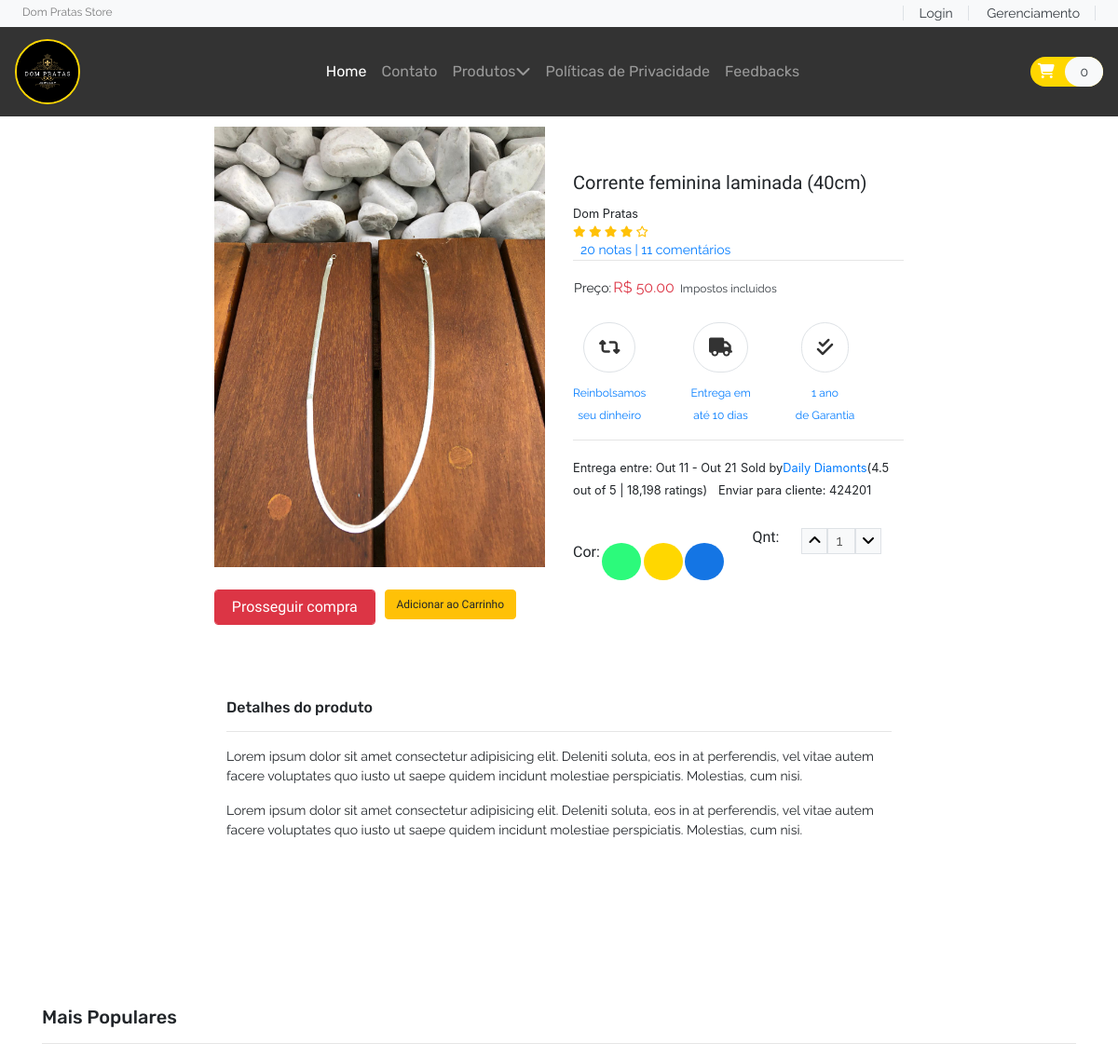
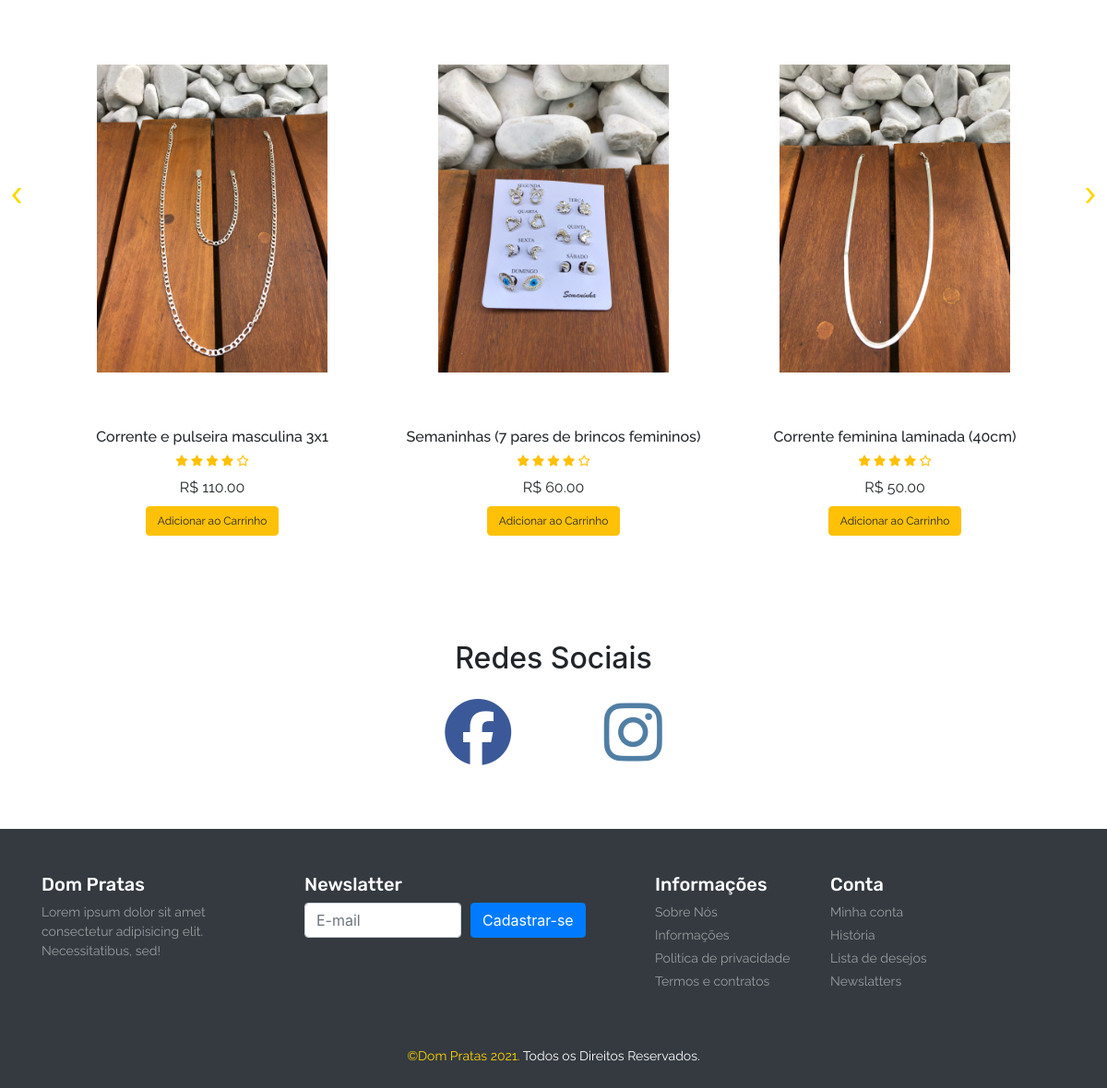
/product.php?item_id=3, run on the app's committed database (2 pictures, top to bottom).
### tables this page shows
CREATE TABLE `product` (
                           `item_id` int(11) NOT NULL,
                           `item_category` varchar(200) NOT NULL,
                           `item_name` varchar(255) NOT NULL,
                           `item_price` double(10,2) NOT NULL,
  `item_image` varchar(255) NOT NULL,
  `item_register` datetime DEFAULT NULL,
  `item_link` varchar(255) NOT NULL,
  `available` varchar(1) NOT NULL
);

### database/DBController.php (called while the page is built, shortened)
<?php
class DBController
{
    protected $host = 'localhost:3306';
    protected $user = 'root';
    protected $password = '';
    protected $database = "dompratass";
    public function __construct()
    {
        $this->con = mysqli_connect($this->host, $this->user, $this->password, $this->database);
    }
}

### functions.php (called while the page is built, shortened)
<?php
require ('database/DBController.php');
require ('database/Product.php');
$db = new DBController();
$product = new Product($db);
$product_shuffle = $product->getData();
$Cart = new Cart($db);

### database/Product.php (called while the page is built, shortened)
<?php
class Product
{
    public $db = null;
    public function __construct(DBController $db)
    {
        $this->db = $db;
    }
    public function getData($table = 'product'){
        $result = $this->db->con->query("SELECT * FROM {$table}");
        $resultArray = array();
        while ($item = mysqli_fetch_array($result, MYSQLI_ASSOC)){
            $resultArray[] = $item;
        }
        return $resultArray;
    }
}
?>

### product.php (called while the page is built)
<?php
include ('header.php');
?>
<?php
include('Template/_products.php');
include('Template/_mais-populares.php');
include('Template/_social-icons.php');
?>
<?php
include('footer.php');
?>

### Template/_mais-populares.php (the view, shortened to what this page needs)
<section id="top-sale">
    <div class="container py-5">
        <h4 class="font-rubik font-size-20">Mais Populares</h4>
        <hr>
        <div class="owl-carousel owl-theme">
            <?php foreach ($product_shuffle as $item){?>
            <div class="item py-2">
                <div class="product font-rale">
                    <a href="<?php printf('%s?item_id=%s', 'product.php', $item['item_id']) ?>"><img src="<?php echo $item['item_image'] ?? './assents/products/produto1.jpeg'; ?>" alt="Corrente e pulseira masculina 3x1" class="img-fluid"></a>
                    <div class="text-center">
                        <h6><?php echo $item['item_name'] ?? 'Unknown'; ?></h6>
                        <div class="rating text-warning font-size-12">
                            <span><i class="fas fa-star"></i></span>
                            <span><i class="fas fa-star"></i></span>
                            <span><i class="fas fa-star"></i></span>
                            <span><i class="fas fa-star"></i></span>
                            <span><i class="far fa-star"></i></span>
                        </div>
                        <div class="price py-2">
                            <span>R$ <?php echo $item['item_price'] ?? '0' ?></span>
                        </div>
                        <form method="post">
                            <?php
                            if (in_array($item['item_id'], $Cart->getCartId($product->getData('cart')) ?? [])){
                                echo '<button type="submit" disabled class="btn btn-success font-size-12">No Carrinho</button>';
                            }else{
                                echo '<button type="submit" name="top_sale_submit" class="btn btn-warning font-size-12">Adicionar ao Carrinho</button>';
                            }
                            ?>
                        </form>
                    </div>
                </div>
            </div>
            <?php }  ?>
        </div>
    </div>
</section>

### Template/_products.php (shortened to what this page needs)
<?php
  $item_id = $_GET['item_id'] ?? 1;
  foreach($product->getData() as $item) :
      if($item['item_id'] == $item_id) :
?>
<section id="product" class="py-3 container">
    <div class="container">
        <div class="row">
            <div class="col-sm-6">
                <img src="<?php echo $item['item_image'] ?? 'assents/products/produto1.jpeg'?>" alt="produto" class="img-fluid">
                <div class="form-row pt-4 font-size-16 font-baloo">
                    <div class="col">
                        <a href="<?php echo $item['item_link']?>"><button class="btn btn-danger form-control">Prosseguir compra</button></a>
                    </div>
                    <div class="col">
                    <form method="post">
                                <?php
                                if (in_array($item['item_id'], $in_cart ?? [])){
                                    echo '<button type="submit" disabled class="btn btn-success font-size-12">No Carrinho</button>';
                                }else{
                                    echo '<button type="submit" name="top_sale_submit" class="btn btn-warning font-size-12">Adicionar ao Carrinho</button>';
                                }
                                ?>
                            </form>
                    </div>
                </div>
            </div>
            <div class="col-sm-6 py-5">
                <h5 class="font-baloo font-size-20"><?php echo $item['item_name'] ?? "Unknown"; ?></h5>
                <small>Dom Pratas</small>
                <div class="rating text-warning font-size-12">
                    <div class="rating text-warning font-size-12">
                        <span><i class="fas fa-star"></i></span>
                        <span><i class="fas fa-star"></i></span>
                        <span><i class="fas fa-star"></i></span>
                        <span><i class="fas fa-star"></i></span>
                        <span><i class="far fa-star"></i></span>
                    </div>
                    <a href="#" class="px-2 font-rale font-size-14">20 notas | 11 comentários</a>
                </div>
                <hr class="m-0">
                <table class="my-3">
                    <tr class="font-rale font-size-14">
                        <td>Preço:</td>
                        <td class="font-size-16 text-danger">R$ <span><?php echo $item['item_price'] ?? "0"; ?></span><small class="text-dark font-size-12">&nbsp;&nbsp;Impostos incluidos</small></td>
                    </tr>
                </table>
                <div id="policy">
                    <div class="d-flex">
                        <div class="return text-center mr-5">
                            <div class="font-size-20 my-2 color-second">
                                <span class="fas fa-retweet border p-3 rounded-pill"></span>
                            </div>
                            <a href="#" class="font-rale font-size-12">Reinbolsamos<br>seu dinheiro</a>
                        </div>
                        <div class="return text-center mr-5">
                            <div class="font-size-20 my-2 color-second">
                                <span class="fas fa-truck border p-3 rounded-pill"></span>
                            </div>
                            <a href="#" class="font-rale font-size-12">Entrega em<br>até 10 dias</a>
                        </div>
                        <div class="return text-center mr-5">
                            <div class="font-size-20 my-2 color-second">
                                <span class="fas fa-check-double border p-3 rounded-pill"></span>
                            </div>
                            <a href="#" class="font-rale font-size-12">1 ano<br>de Garantia</a>
                        </div>
                    </div>
                </div>
                <hr>
                <div class="order-details" class="font-rale d-flex flex-column text-dark">
                    <small>Entrega entre: Out 11 - Out 21</small>
                    <small>Sold by<a href="#">Daily Diamonts</a>(4.5 out of 5 | 18,198 ratings)</small>
                    <small><i class="fas fa-map-marker-att-color-primary"></i>&nbsp;&nbsp;Enviar para cliente: 424201</small>
                </div>
                <div class="quantity row">
                    <div class="col-6">
                        <div class="color my-3">
                            <div class="d-flex justify-content-between">
                                <h6 class="font-baloo">Cor:</h6>
                                <div class="p-2 color-emerald-bg rounded-circle"><button class="btn font-size-14"></button></div>
                                <div class="p-2 color-primary-bg rounded-circle"><button class="btn font-size-14"></button></div>
                                <div class="p-2 color-blue-bg rounded-circle"><button class="btn font-size-14"></button></div>
                            </div>
                        </div>
                    </div>
                    <div class="col-6">
                        <div class="qty d-flex">
                            <h6 class="font-baloo">Qnt:</h6>
                            <div class="px-4 d-flex font-rale">
                                <button class="qty-up border bg-light" data-id="pro1"><i class="fas fa-angle-up"></i></button>
                                <input type="text" data-id="pro1" class="qty_input border px-2 w-50 bg-light" disabled value="1" placeholder="1">
                                <button data-id="pro1" class="qty-down border bg-light"><i class="fas fa-angle-down"></i></button>
                            </div>
                        </div>
                    </div>
                </div>
            </div>
        </div>
    </div>
</section>
<div class="container product-details">
    <h6 class="font-rubik">Detalhes do produto</h6>
    <hr>
    <p class="font-rale font-size-14">Lorem ipsum dolor sit amet consectetur adipisicing elit. Deleniti soluta, eos in at perferendis, vel vitae autem facere voluptates quo iusto ut saepe quidem incidunt molestiae perspiciatis. Molestias, cum nisi.</p>
    <p class="font-rale font-size-14">Lorem ipsum dolor sit amet consectetur adipisicing elit. Deleniti soluta, eos in at perferendis, vel vitae autem facere voluptates quo iusto ut saepe quidem incidunt molestiae perspiciatis. Molestias, cum nisi.</p>
</div>
<?php
      endif;
      endforeach;
      ?>

### sass/style.css (style rules this page uses)
button, button:focus { outline: none !important; -webkit-box-shadow: none !important; box-shadow: none !important; }
.font-baloo { font-family: "Baloo Thambi 2", cursive; }
.font-rale { font-family: "Raleway", cursive; }
.font-rubik { font-family: "Rubik", cursive; }
.font-size-12 { font-size: 12px; }
.font-size-14 { font-size: 14px; }
.font-size-16 { font-size: 16px; }
.font-size-20 { font-size: 20px; }
.color-primary-bg { background: gold; }
.color-second { color: #333; }
.color-blue-bg { background: #1475e4; }
.color-emerald-bg { background: #2cfa7b; }
#top-sale .owl-carousel .item .product a { overflow: hidden; }
#top-sale .owl-carousel .item .product img { -webkit-transition: -webkit-transform .5 ease; transition: -webkit-transform .5 ease; transition: transform .5 ease; transition: transform .5 ease, -webkit-transform .5 ease; padding: 60px; }
#product { width: 800px; height: 600px; margin-top: 120px; }
.quantity { margin-top: 30px; }
.product-details { margin-top: 30px; margin-bottom: 130px; width: 62%; }

### data on the page
product: item_image (picture), shows "Adicionar ao Carrinho", item_name "Corrente feminina laminada (40cm)", item_price "50.00"
product: item_image (picture), item_name "Corrente e pulseira masculina 3x1", item_price "110.00"
product: item_image (picture), item_name "Semaninhas (7 pares de brincos femininos)", item_price "60.00"

### other printed values
count($product->getData('cart')) "0"
